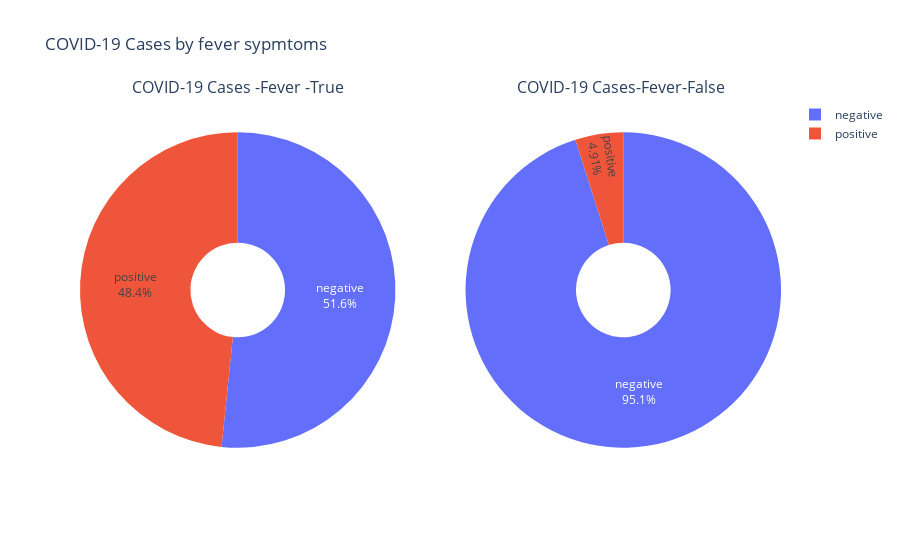

The cell this chart's notebook holds for it:
### Code cell
counts = covid19_data.groupby(['Fever', 'Corona']).size().reset_index(name='Count')

# Filter data for TRUE and FASLE
True_data = counts[counts['Fever'] == 'true']
False_data = counts[counts['Fever'] == 'false']

# Create subplots
fig = make_subplots(rows=1, cols=2, specs=[[{'type': 'domain'}, {'type': 'domain'}]],subplot_titles=('COVID-19 Cases -Fever -True', 'COVID-19 Cases-Fever-False '))

# Create pie chart for who has fever .
fig.add_trace(go.Pie(labels=True_data['Corona'],values=True_data['Count'], textinfo='percent+label', hole=0.3, name='true'),
              row=1, col=1)

# Create pie chart for who doesn't have fever 
fig.add_trace(go.Pie(labels=False_data['Corona'],values=False_data['Count'],textinfo='percent+label', hole=0.3, name='false'),
              row=1, col=2)

# Update layout to show the legend
fig.update_layout(title=' COVID-19 Cases by fever sypmtoms', showlegend=True)

# Show the plot
fig.show()

### Figure 1 — Plotly figure (JSON) as saved in the notebook; plotly's stock layout.template omitted (floating-point values rounded to 4 significant figures)
{"data": [{"domain": {"x": [0, 0.45], "y": [0, 1]}, "hole": 0.3, "labels": ["negative", "positive"], "name": "true", "textinfo": "percent+label", "type": "pie", "values": [2966, 2778]}, {"domain": {"x": [0.55, 1], "y": [0, 1]}, "hole": 0.3, "labels": ["negative", "positive"], "name": "false", "textinfo": "percent+label", "type": "pie", "values": [55838, 2886]}], "layout": {"annotations": [{"font": {"size": 16}, "showarrow": false, "text": "COVID-19 Cases -Fever -True", "x": 0.225, "xanchor": "center", "xref": "paper", "y": 1, "yanchor": "bottom", "yref": "paper"}, {"font": {"size": 16}, "showarrow": false, "text": "COVID-19 Cases-Fever-False ", "x": 0.775, "xanchor": "center", "xref": "paper", "y": 1, "yanchor": "bottom", "yref": "paper"}], "showlegend": true, "title": {"text": " COVID-19 Cases by fever sypmtoms"}}}
